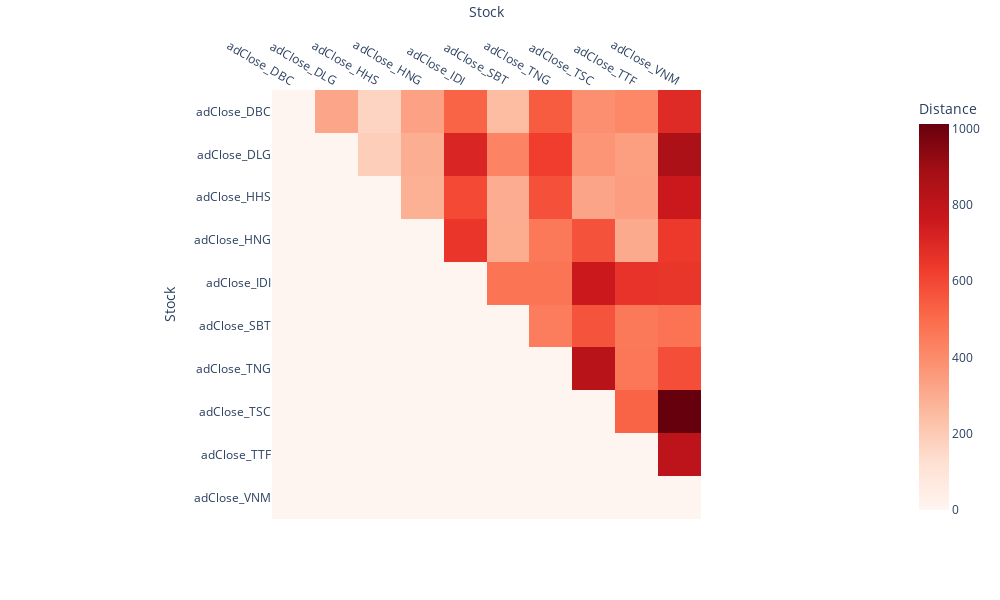

Notebook code cell kept with this figure:
### Markdown cell above
## **Gatev Distance Approach Pairs Formation**

### Code cell
gatev_dist.gatev_distance_matrix(df_cum_daily_returns_train)

### Figure 1 — Plotly figure (JSON) as saved in the notebook; plotly's stock layout.template omitted (floating-point values rounded to 4 significant figures)
{"data": [{"coloraxis": "coloraxis", "hovertemplate": "Stock: %{x}<br>Stock: %{y}<br>Distance: %{z}<extra></extra>", "name": "0", "type": "heatmap", "x": ["adClose_DBC", "adClose_DLG", "adClose_HHS", "adClose_HNG", "adClose_IDI", "adClose_SBT", "adClose_TNG", "adClose_TSC", "adClose_TTF", "adClose_VNM"], "xaxis": "x", "y": ["adClose_DBC", "adClose_DLG", "adClose_HHS", "adClose_HNG", "adClose_IDI", "adClose_SBT", "adClose_TNG", "adClose_TSC", "adClose_TTF", "adClose_VNM"], "yaxis": "y", "z": [[0, 320.9, 169.6, 333.8, 521.2, 247.1, 542.9, 388.2, 412.6, 690.6], [0, 0, 185.8, 293.7, 710.9, 423.4, 627, 370.2, 341.6, 860.9], [0, 0, 0, 287.8, 594.4, 299.7, 574.7, 323.6, 344.7, 757.4], [0, 0, 0, 0, 651.3, 297.5, 457.4, 570.6, 306.7, 640.9], [0, 0, 0, 0, 0, 474.1, 469.8, 763.1, 661.4, 652.2], [0, 0, 0, 0, 0, 0, 446.3, 568.3, 457.3, 478.4], [0, 0, 0, 0, 0, 0, 0, 822.8, 463.5, 582.6], [0, 0, 0, 0, 0, 0, 0, 0, 524.3, 1012], [0, 0, 0, 0, 0, 0, 0, 0, 0, 810.3], [0, 0, 0, 0, 0, 0, 0, 0, 0, 0]]}], "layout": {"coloraxis": {"colorbar": {"title": {"text": "Distance"}}, "colorscale": [[0, "rgb(255,245,240)"], [0.125, "rgb(254,224,210)"], [0.25, "rgb(252,187,161)"], [0.375, "rgb(252,146,114)"], [0.5, "rgb(251,106,74)"], [0.625, "rgb(239,59,44)"], [0.75, "rgb(203,24,29)"], [0.875, "rgb(165,15,21)"], [1, "rgb(103,0,13)"]]}, "height": 600, "margin": {"t": 60}, "width": 1000, "xaxis": {"anchor": "y", "constrain": "domain", "domain": [0, 1], "scaleanchor": "y", "side": "top", "title": {"text": "Stock"}}, "yaxis": {"anchor": "x", "autorange": "reversed", "constrain": "domain", "domain": [0, 1], "title": {"text": "Stock"}}}}
